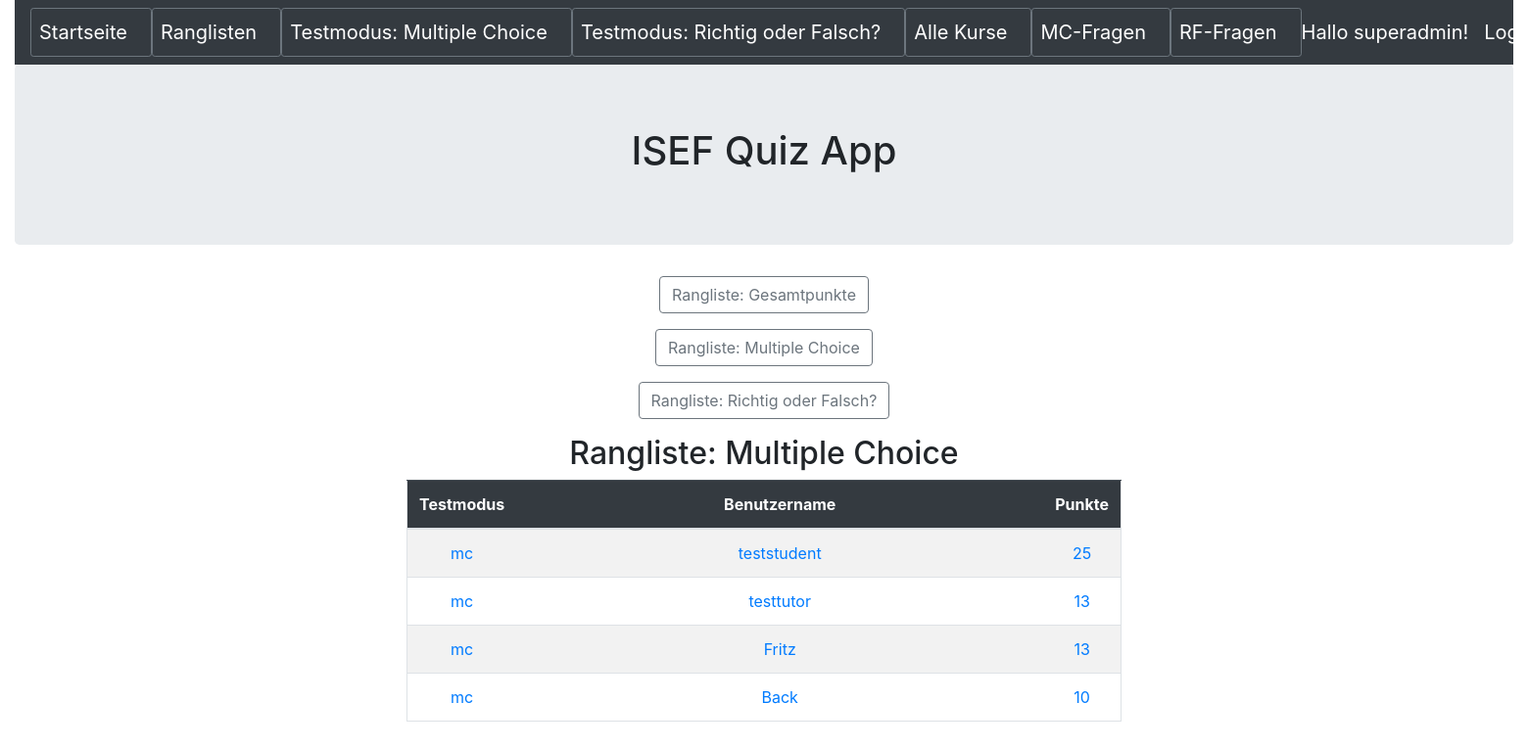
The page /ergebnistopmcgroupbypunkte (signed in) on the database its author committed.
### quiz/models.py (models this page shows, shortened)
class Ergebnis(models.Model):
    testmodus = models.CharField(max_length=20,blank=False)
    benutzername = models.CharField(max_length=50,blank=False)
    kursid = models.CharField(max_length=5,blank=False)
    kursname = models.CharField(max_length=50,blank=False)
    zeitsekunden = models.IntegerField(blank=False)
    datum = models.DateField(auto_now_add=True)
    punkte = models.IntegerField(blank=False)
    fragentotal = models.IntegerField(blank=False)
    fragenkorrekt = models.IntegerField(blank=False)
    fragenfalsch = models.IntegerField(blank=False)

### quiz/views.py (the view)
# urls.py: path('ergebnistopmcgroupbypunkte', ErgebnisTopMCGroupByPunkte.as_view(), name='ergebnis_topmcgroupbypunkte'),
class ErgebnisTopMCGroupByPunkte(AuthListView):
    model = Ergebnis
    template_name = 'ergebnis/ergebnis_topmcgroupbypunkte.html'
    fields = '__all__'
    permission_required = ('quiz.view_ergebnis')
    def get_queryset(self):
        return Ergebnis.objects.raw('select id, benutzername, sum(punkte) as punkte from quiz_ergebnis where testmodus="mc" group by benutzername order by punkte DESC')

### quiz/templates/ergebnis/ergebnis_topmcgroupbypunkte.html
{% extends 'base.html' %}
{% block content %}
<div class="text-center">
	<p><button type="button" class="btn btn-outline-secondary" onclick="location.href='{% url 'ergebnis_topgroupbypunkte'  %}'"> Rangliste: Gesamtpunkte</button></p>
	<p><button type="button" class="btn btn-outline-secondary " onclick="location.href='{% url 'ergebnis_topmcgroupbypunkte' %}'"> Rangliste: Multiple Choice</button></p>
	<p><button type="button" class="btn btn-outline-secondary" onclick="location.href='{% url 'ergebnis_toprfgroupbypunkte' %}'"> Rangliste: Richtig oder Falsch?</button></p>
</div>
<h2 class="text-center">Rangliste: Multiple Choice</h2>
<div class="container text-center">
	<div class="row justify-content-md-center">
		<div class="col-sm-8 ">
			<table  class ="table border table-hover table-striped">
				<thead class="table-dark">
					<th width=100 scope = "col">Testmodus</th>
					<th width=550 scope = "col">Benutzername</th>
					<th scope = "col">Punkte</th>
				</thead>
				<tbody>
				{% for ergebnis in object_list %}
					<tr>
						<td> <a href="{% url 'ergebnis_detail' ergebnis.pk %}">{{ ergebnis.testmodus }}</a> </td>
						<td> <a href="{% url 'ergebnis_detail' ergebnis.pk %}">{{ ergebnis.benutzername }}</a> </td>
						<td> <a href="{% url 'ergebnis_detail' ergebnis.pk %}">{{ ergebnis.punkte }}</a> </td>
					</tr>
				{% endfor %}
				</tbody>
			</table>
		</div>
	</div>
</div>
{% endblock content %}

### templates/base.html (shortened to what this page needs)
<!DOCTYPE html>
<html>
  <head>
	<link rel="stylesheet" href="https://stackpath.bootstrapcdn.com/bootstrap/4.5.0/css/bootstrap.min.css">
  </head>
  <body>
    <div class="container-fluid">
        <header>
            <nav class="navbar navbar-expand-lg navbar-dark bg-dark">
                <button type="button" class="btn btn-outline-secondary btn-sm"><a class="navbar-brand" href="{% url 'index' %}">Startseite</a></button>
                <button type="button" class="btn btn-outline-secondary btn-sm"><a class="navbar-brand" href="{% url 'ergebnis_start' %}">Ranglisten</a></button>
                <button type="button" class="btn btn-outline-secondary btn-sm"><a class="navbar-brand" href="{% url 'mctest_select' %}">Testmodus: Multiple Choice</a></button>
                <button type="button" class="btn btn-outline-secondary btn-sm"><a class="navbar-brand" href="{% url 'rftest_select' %}">Testmodus: Richtig oder Falsch?</a></button>
                <button type="button" class="btn btn-outline-secondary btn-sm"><a class="navbar-brand" href="{% url 'kurs_start' %}">Alle Kurse</a></button>
                <button type="button" class="btn btn-outline-secondary btn-sm"><a class="navbar-brand" href="{% url 'frage_start' %}">MC-Fragen</a></button>
                <button type="button" class="btn btn-outline-secondary btn-sm"><a class="navbar-brand" href="{% url 'richtigoderfalsch_start' %}">RF-Fragen</a></button>
				{% if user.is_authenticated %}
                <a class="navbar-brand ml-auto order-md-last ">Hallo {{ user.get_username }}!</a>
                <a class="navbar-brand ml-auto order-md-last" href="{% url 'logout'%}?next={{request.path}}">Logout</a>
                {% else %}
                <a class="navbar-brand ml-auto order-md-last" href="{% url 'login'%}?next={{request.path}}">Login</a>
                {% endif %}
            </nav>
        </header>
        <div class="jumbotron">
            <h1 class="text-center">ISEF Quiz App</h1>
        </div>
        {% block content %}
        {% endblock content %}
    </div>
  </body>
</html>

### rows shown on the page
Ergebnis: testmodus "mc", benutzername "teststudent", punkte "25"
Ergebnis: testmodus "mc", benutzername "testtutor", punkte "13"
Ergebnis: testmodus "mc", benutzername "Fritz", punkte "13"
Ergebnis: testmodus "mc", benutzername "Back", punkte "10"

### other values the page prints
{{ user.get_username }} "superadmin"
